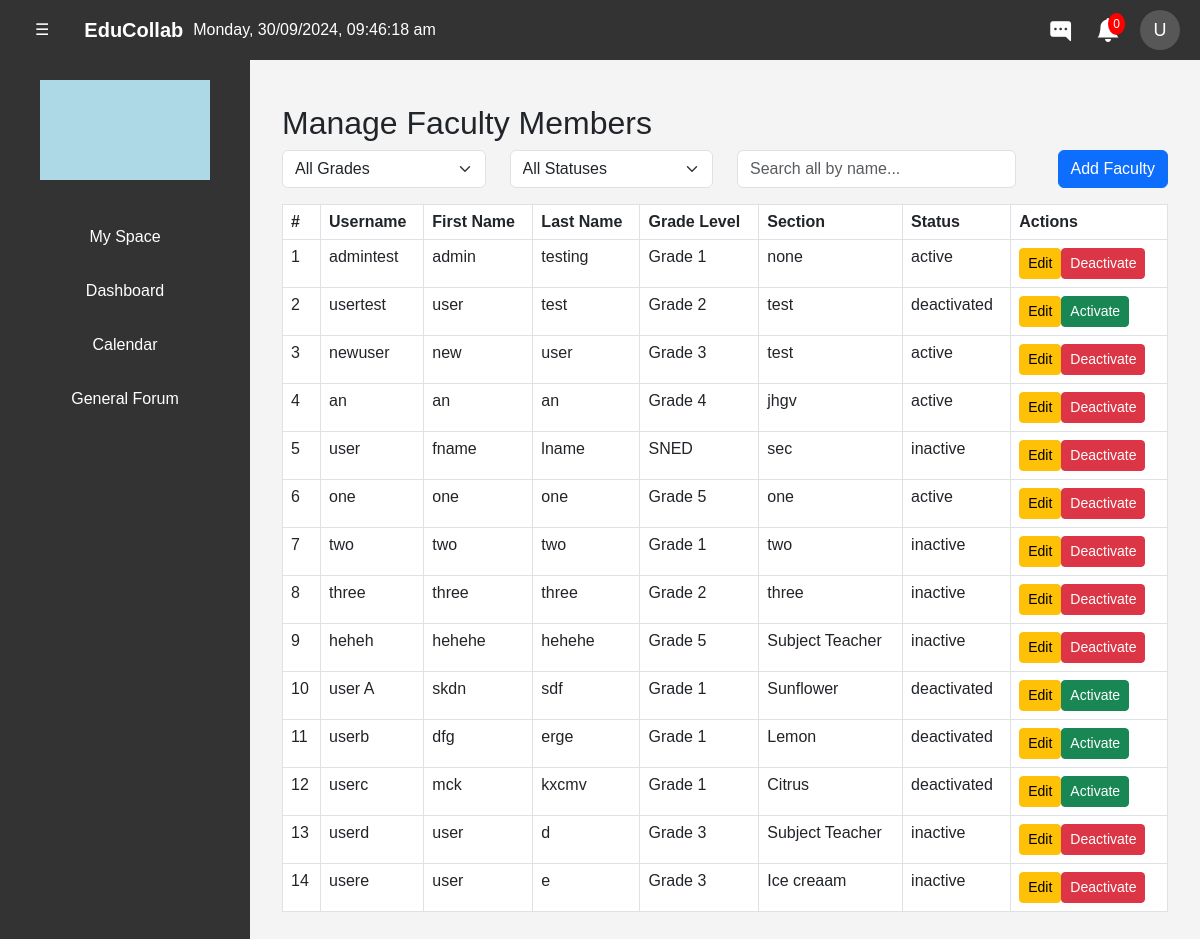
Page /public/admin/faculty.php (signed in) on the committed database.
### tables this page shows
CREATE TABLE `users` (
  `id` int(11) NOT NULL,
  `username` varchar(50) NOT NULL,
  `firstname` varchar(50) NOT NULL,
  `lastname` varchar(50) NOT NULL,
  `gradeLevel` varchar(20) NOT NULL,
  `section` varchar(30) NOT NULL,
  `password` varchar(255) NOT NULL,
  `status` enum('active','inactive','deactivated') NOT NULL DEFAULT 'inactive',
  `accType` enum('USER','ADMIN') DEFAULT 'USER',
  `created_at` timestamp NOT NULL DEFAULT current_timestamp()
);

### public/admin/faculty.php (the view, shortened to what this page needs)
<?php
require_once __DIR__ . '/../../src/config/db_config.php';
$grade = $_GET['grade'] ?? null;
$status = $_GET['status'] ?? null;
$search = $_GET['search'] ?? null;
$query = "SELECT * FROM users WHERE 1=1";
$params = [];
$stmt = $pdo->prepare($query);
$stmt->execute($params);
$facultyMembers = $stmt->fetchAll(PDO::FETCH_ASSOC);
?>
<!DOCTYPE html>
<html lang="en">
<head>
    <link rel="stylesheet" href="https://cdn.jsdelivr.net/npm/bootstrap@5.3.0-alpha1/dist/css/bootstrap.min.css">
    <link href="https://cdn.jsdelivr.net/npm/bootstrap@5.3.0-alpha3/dist/css/bootstrap.min.css" rel="stylesheet">
    <link href="https://cdnjs.cloudflare.com/ajax/libs/bootstrap-icons/1.11.1/font/bootstrap-icons.min.css" rel="stylesheet">
    <link href="../../src/css/a/h-e-gen.css" rel="stylesheet" />
    <link rel="stylesheet" href="../../src/css/message.css">
</head>
<body>
    <?php include '../nav-sidebar-temp.php' ?>
    <div class="content" id="content">
        <div class="container mt-4">
            <h2>Manage Faculty Members</h2>
            <div class="row mb-3">
                <div class="col-md-3">
                    <select id="gradeFilter" class="form-select" onchange="filterFaculty()">
                        <option value="" <?= !$grade ? 'selected' : '' ?>>All Grades</option>
                    </select>
                </div>
                <div class="col-md-3">
                    <select id="statusFilter" class="form-select" onchange="filterFaculty()">
                        <option value="" <?= !isset($status) || $status === '' ? 'selected' : '' ?>>All Statuses</option>
                    </select>
                </div>
                <div class="col-md-4">
                    <input type="text" id="searchFaculty" class="form-control" placeholder="Search all by name..." onkeyup="searchFaculty()" value="<?= htmlspecialchars($search ?? '') ?>">
                </div>
                <div class="col-md-2 text-end">
                    <button class="btn btn-primary" onclick="window.location.href='add_user.php'">Add Faculty</button>
                </div>
            </div>
            <table class="table table-bordered">
                <thead>
                    <tr>
                        <th>#</th>
                        <th>Username</th>
                        <th>First Name</th>
                        <th>Last Name</th>
                        <th>Grade Level</th>
                        <th>Section</th>
                        <th>Status</th>
                        <th>Actions</th>
                    </tr>
                </thead>
                <tbody id="facultyList">
                    <?php
                    if (!empty($facultyMembers)) {
                        foreach ($facultyMembers as $index => $faculty) {
                            echo '<tr>';
                            echo '<td>' . ($index + 1) . '</td>';
                            echo '<td>' . htmlspecialchars($faculty['username']) . '</td>';
                            echo '<td>' . htmlspecialchars($faculty['firstname']) . '</td>';
                            echo '<td>' . htmlspecialchars($faculty['lastname']) . '</td>';
                            echo '<td>' . htmlspecialchars($faculty['gradeLevel']) . '</td>';
                            echo '<td>' . htmlspecialchars($faculty['section']) . '</td>';
                            echo '<td>' . htmlspecialchars($faculty['status']) . '</td>';
                            echo '<td>';
                            echo '<form method="POST" action="../../src/processes/a/faculty_actions.php" style="display:inline;">';
                            echo '<button type="submit" name="action" value="edit" class="btn btn-warning btn-sm">Edit</button>';
                            echo '</form>';
                            if ($faculty['status'] != 'deactivated') {
                                echo '<button type="button" class="btn btn-danger btn-sm verifyDeactivationButton" data-faculty-id="' . $faculty['id'] . '">Deactivate</button>';
                            } elseif ($faculty['status'] === 'deactivated') {
                                echo '<button type="button" class="btn btn-success btn-sm verifyActivationButton" data-faculty-id="' . $faculty['id'] . '">Activate</button>';
                            } echo '</td>';
                            echo '</tr>';
                        }
                    } else {
                        echo '<tr><td colspan="8">No faculty members found.</td></tr>';
                    }
                    ?>
                </tbody>
            </table>
        </div>
    </div>
</body>
</html>

### src/css/a/h-e-gen.css (style rules this page uses)
body { margin: 0; font-family: Arial, sans-serif; height: 100vh; display: flex; flex-direction: column; overflow: auto; }
.content { flex: 1; padding-top: 0; padding: 20px; background-color: #f4f4f4; margin-left: 250px; overflow-y: auto; width: calc(100% - 250px); transition: margin-left 0.3s ease, width 0.3s ease; }

### public/admin/faculty.php (style rules this page uses)
.table { max-width: 1800px; }

### rows in the picture
users: username "admintest", firstname "admin", lastname "testing", gradeLevel "Grade 1", section "none", status "active"
users: username "usertest", firstname "user", lastname "test", gradeLevel "Grade 2", section "test", status "deactivated"
users: username "newuser", firstname "new", lastname "user", gradeLevel "Grade 3", section "test", status "active"
users: username "an", firstname "an", lastname "an", gradeLevel "Grade 4", section "jhgv", status "active"
users: username "user", firstname "fname", lastname "lname", gradeLevel "SNED", section "sec", status "inactive"
users: username "one", firstname "one", lastname "one", gradeLevel "Grade 5", section "one", status "active"
users: username "two", firstname "two", lastname "two", gradeLevel "Grade 1", section "two", status "inactive"
users: username "three", firstname "three", lastname "three", gradeLevel "Grade 2", section "three", status "inactive"
users: username "heheh", firstname "hehehe", lastname "hehehe", gradeLevel "Grade 5", section "Subject Teacher", status "inactive"
users: username "user A", firstname "skdn", lastname "sdf", gradeLevel "Grade 1", section "Sunflower", status "deactivated"
users: username "userb", firstname "dfg", lastname "erge", gradeLevel "Grade 1", section "Lemon", status "deactivated"
users: username "userc", firstname "mck", lastname "kxcmv", gradeLevel "Grade 1", section "Citrus", status "deactivated"
users: username "userd", firstname "user", lastname "d", gradeLevel "Grade 3", section "Subject Teacher", status "inactive"
users: username "usere", firstname "user", lastname "e", gradeLevel "Grade 3", section "Ice creaam", status "inactive"
